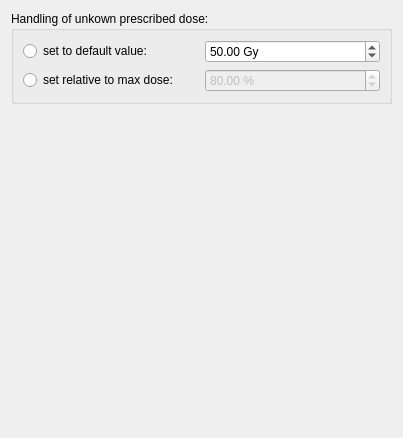
<?xml version="1.0" encoding="UTF-8"?>
<ui version="4.0">
 <class>RTUIPreferencePageControls</class>
 <widget class="QWidget" name="RTUIPreferencePageControls">
  <property name="geometry">
   <rect>
    <x>0</x>
    <y>0</y>
    <width>403</width>
    <height>438</height>
   </rect>
  </property>
  <property name="windowTitle">
   <string>Form</string>
  </property>
  <layout class="QVBoxLayout" name="verticalLayout">
   <item>
    <widget class="QGroupBox" name="groupBox">
     <property name="title">
      <string>Handling of unkown prescribed dose:</string>
     </property>
     <layout class="QGridLayout" name="gridLayout">
      <item row="1" column="1">
       <widget class="QDoubleSpinBox" name="spinRelativeToMax">
        <property name="enabled">
         <bool>false</bool>
        </property>
        <property name="suffix">
         <string> %</string>
        </property>
        <property name="maximum">
         <double>200.000000000000000</double>
        </property>
        <property name="value">
         <double>80.000000000000000</double>
        </property>
       </widget>
      </item>
      <item row="0" column="0">
       <widget class="QRadioButton" name="radioDefault">
        <property name="text">
         <string>set to default value:</string>
        </property>
       </widget>
      </item>
      <item row="1" column="0">
       <widget class="QRadioButton" name="radioRelativeToMax">
        <property name="text">
         <string>set relative to max dose:</string>
        </property>
       </widget>
      </item>
      <item row="0" column="1">
       <widget class="QDoubleSpinBox" name="spinDefault">
        <property name="suffix">
         <string> Gy</string>
        </property>
        <property name="maximum">
         <double>9999.000000000000000</double>
        </property>
        <property name="value">
         <double>50.000000000000000</double>
        </property>
       </widget>
      </item>
     </layout>
    </widget>
   </item>
   <item>
    <spacer name="verticalSpacer">
     <property name="orientation">
      <enum>Qt::Vertical</enum>
     </property>
     <property name="sizeHint" stdset="0">
      <size>
       <width>20</width>
       <height>40</height>
      </size>
     </property>
    </spacer>
   </item>
  </layout>
 </widget>
 <resources/>
 <connections/>
</ui>
